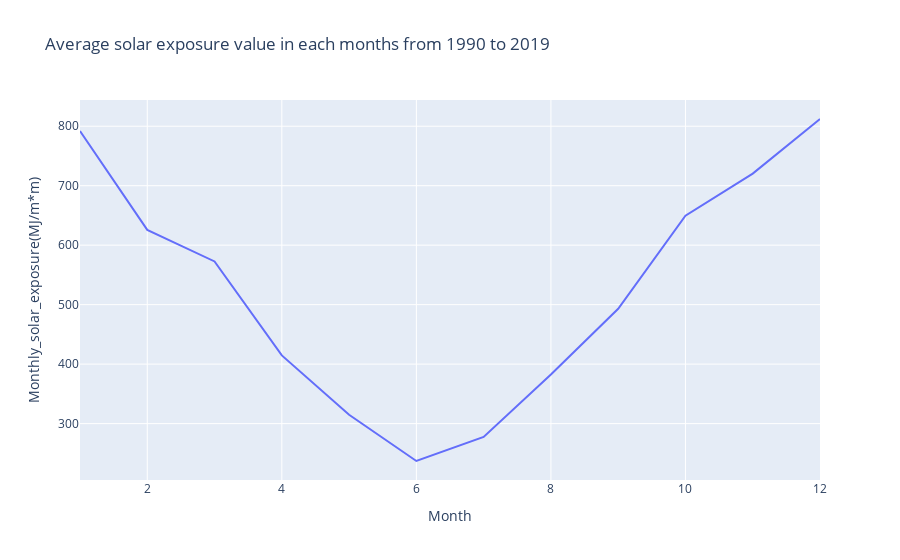
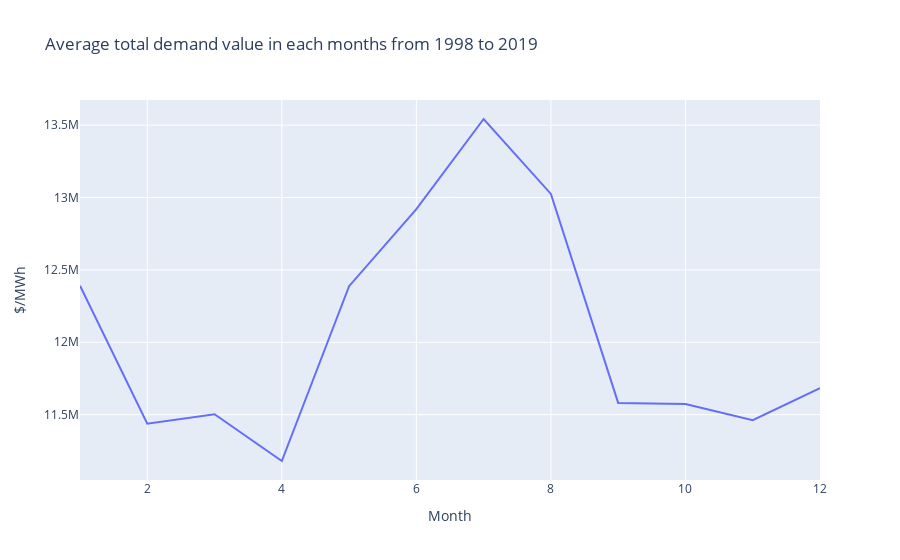
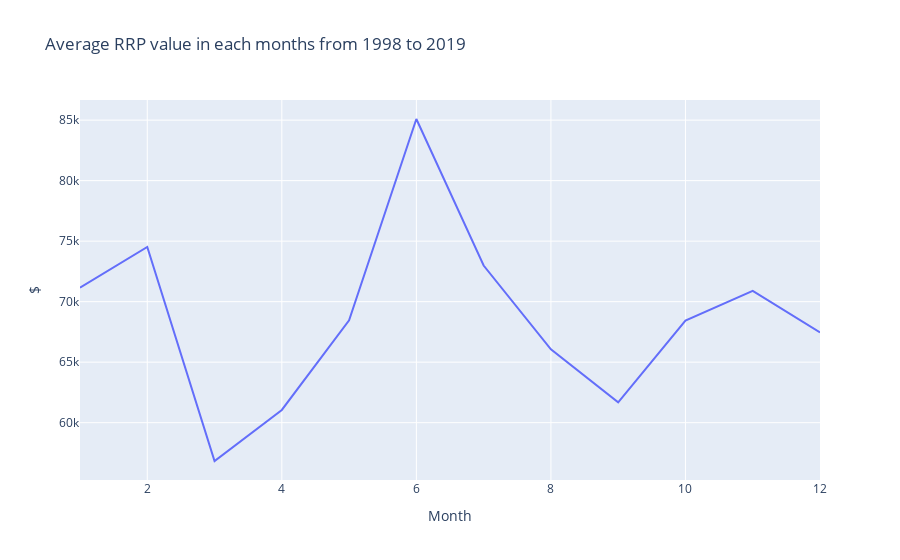

Here is the notebook cell these charts were saved with, in order:
### Code cell
fig_solar = px.line(x=total_solar["Date"], y=total_solar["Monthly_solar_exposure(MJ/m*m)"], labels={'x' : 'Month', 'y' : "Monthly_solar_exposure(MJ/m*m)"}, title="Average solar exposure value in each months from 1990 to 2019").show()
fig_ameo_demand = px.line(x=total_ameo_demand["Date"], y=total_ameo_demand["TOTALDEMAND"], labels={'x' : 'Month', 'y' : '$/MWh'}, title="Average total demand value in each months from 1998 to 2019").show()
fig_ameo_rrp = px.line(x=total_ameo_rrp["Date"], y=total_ameo_rrp["RRP"], labels={'x' : 'Month', 'y' : '$'}, title="Average RRP value in each months from 1998 to 2019").show()

### Figure 1 — Plotly figure (JSON) as saved in the notebook; plotly's stock layout.template omitted (floating-point values rounded to 4 significant figures)
{"data": [{"hovertemplate": "Month=%{x}<br>Monthly_solar_exposure(MJ/m*m)=%{y}<extra></extra>", "legendgroup": "", "line": {"color": "#636efa", "dash": "solid"}, "marker": {"symbol": "circle"}, "mode": "lines", "name": "", "orientation": "v", "showlegend": false, "type": "scatter", "x": [1, 2, 3, 4, 5, 6, 7, 8, 9, 10, 11, 12], "xaxis": "x", "y": [791.9, 625.7, 572.6, 414.7, 314.8, 237.1, 277.7, 382.5, 493.1, 649.5, 720.3, 812.1], "yaxis": "y"}], "layout": {"legend": {"tracegroupgap": 0}, "title": {"text": "Average solar exposure value in each months from 1990 to 2019"}, "xaxis": {"anchor": "y", "domain": [0, 1], "title": {"text": "Month"}}, "yaxis": {"anchor": "x", "domain": [0, 1], "title": {"text": "Monthly_solar_exposure(MJ/m*m)"}}}}

### Figure 2 — Plotly figure (JSON) as saved in the notebook; plotly's stock layout.template omitted (floating-point values rounded to 4 significant figures)
{"data": [{"hovertemplate": "Month=%{x}<br>$/MWh=%{y}<extra></extra>", "legendgroup": "", "line": {"color": "#636efa", "dash": "solid"}, "marker": {"symbol": "circle"}, "mode": "lines", "name": "", "orientation": "v", "showlegend": false, "type": "scatter", "x": [1, 2, 3, 4, 5, 6, 7, 8, 9, 10, 11, 12], "xaxis": "x", "y": [12390000.0, 11440000.0, 11500000.0, 11180000.0, 12390000.0, 12920000.0, 13540000.0, 13030000.0, 11580000.0, 11570000.0, 11460000.0, 11680000.0], "yaxis": "y"}], "layout": {"legend": {"tracegroupgap": 0}, "title": {"text": "Average total demand value in each months from 1998 to 2019"}, "xaxis": {"anchor": "y", "domain": [0, 1], "title": {"text": "Month"}}, "yaxis": {"anchor": "x", "domain": [0, 1], "title": {"text": "$/MWh"}}}}

### Figure 3 — Plotly figure (JSON) as saved in the notebook; plotly's stock layout.template omitted (floating-point values rounded to 4 significant figures)
{"data": [{"hovertemplate": "Month=%{x}<br>$=%{y}<extra></extra>", "legendgroup": "", "line": {"color": "#636efa", "dash": "solid"}, "marker": {"symbol": "circle"}, "mode": "lines", "name": "", "orientation": "v", "showlegend": false, "type": "scatter", "x": [1, 2, 3, 4, 5, 6, 7, 8, 9, 10, 11, 12], "xaxis": "x", "y": [71160.0, 74520.0, 56830.0, 61050.0, 68460.0, 85090.0, 72990.0, 66060.0, 61680.0, 68440.0, 70890.0, 67460.0], "yaxis": "y"}], "layout": {"legend": {"tracegroupgap": 0}, "title": {"text": "Average RRP value in each months from 1998 to 2019"}, "xaxis": {"anchor": "y", "domain": [0, 1], "title": {"text": "Month"}}, "yaxis": {"anchor": "x", "domain": [0, 1], "title": {"text": "$"}}}}
